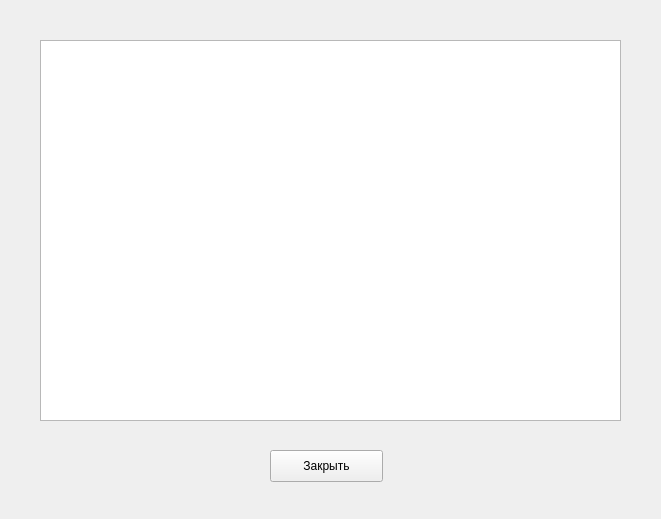
<?xml version="1.0" encoding="UTF-8"?>
<ui version="4.0">
 <class>Form</class>
 <widget class="QWidget" name="Form">
  <property name="geometry">
   <rect>
    <x>0</x>
    <y>0</y>
    <width>661</width>
    <height>519</height>
   </rect>
  </property>
  <property name="windowTitle">
   <string>Form</string>
  </property>
  <widget class="QGraphicsView" name="graphicsView">
   <property name="geometry">
    <rect>
     <x>40</x>
     <y>40</y>
     <width>581</width>
     <height>381</height>
    </rect>
   </property>
  </widget>
  <widget class="QPushButton" name="closeButton">
   <property name="geometry">
    <rect>
     <x>270</x>
     <y>450</y>
     <width>113</width>
     <height>32</height>
    </rect>
   </property>
   <property name="text">
    <string>Закрыть</string>
   </property>
  </widget>
 </widget>
 <resources/>
 <connections/>
</ui>
